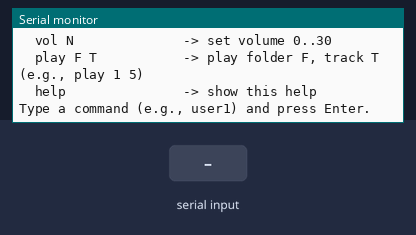
A sketch run on a simulated Arduino Uno, built with avr-gcc and run on an emulated ATmega328P. On the bench: the last lines printed to the serial monitor. The test bench sets the inputs (shaded band). The audio player accepts every command and is not drawn.

Above: at 1.7 s.
1.8 s: "user\n" received over Serial
At 2.6 s:
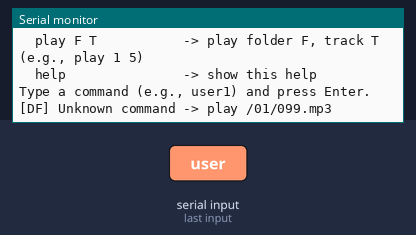
3.3 s: "list\n" received over Serial
At 4.4 s:
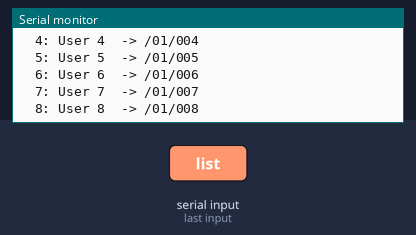
4.8 s: "vol\n" received over Serial
At 5.3 s:
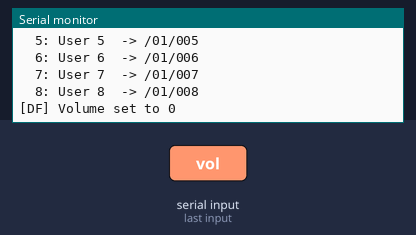
6.3 s: "play\n" received over Serial
At 7.3 s:
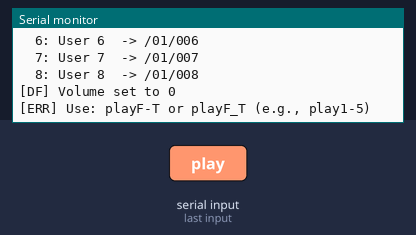

The sketch:

Test_Kia_ESP_UNO.ino
```cpp
/*
 * Test DFPlayer Mini by typing commands in Serial Monitor (Arduino UNO)
 * Wiring:
 *   DFPlayer: TX -> D10 (UNO RX),  RX -> D11 (UNO TX, via ~1k resistor), VCC=5V, GND=GND
 * microSD structure:
 *   /02/001.mp3, /02/002.mp3, /02/003.mp3   (welcome queue)
 *   /01/001.mp3 ... per user track
 *   /01/099.mp3                             (unknown)
 */

#include <SoftwareSerial.h>
#include <DFRobotDFPlayerMini.h>
#include <string.h>
#include <ctype.h>

// ---------- DFPlayer on SoftwareSerial ----------
#define DF_RX_PIN 10  // UNO receives from DFPlayer TX
#define DF_TX_PIN 11  // UNO sends to DFPlayer RX (put ~1k series resistor)

SoftwareSerial dfSerial(DF_RX_PIN, DF_TX_PIN); // RX, TX
DFRobotDFPlayerMini myDFPlayer;

// ---------- Users (name -> track) ----------
struct User {
  const char* name;   // e.g., "User 1"
  int folderNumber;   // keep for future (we use folder 1 when speaking user)
  int trackNumber;    // e.g., 1 -> /01/001.mp3
};
const User users[] = {
  {"User 1", 1, 1},
  {"User 2", 1, 2},
  {"User 3", 1, 3},
  {"User 4", 1, 4},
  {"User 5", 1, 5},
  {"User 6", 1, 6},
  {"User 7", 1, 7},
  {"User 8", 1, 8},
};
const int USER_COUNT = sizeof(users) / sizeof(users[0]);

// ---------- Simple queue (for welcome sequence) ----------
struct AudioFile { int folder; int track; };
AudioFile audioQueue[6];
int queueSize = 0;
int currentQueueIndex = 0;

enum QueueMode { QUEUE_NONE, QUEUE_WELCOME, QUEUE_USER };
QueueMode queueMode = QUEUE_NONE;

bool isPlaying = false;

// ---------- Serial line buffer ----------
char lineBuf[40];
byte lineLen = 0;

// ---------- Helpers ----------
void clearQueue() {
  queueSize = 0;
  currentQueueIndex = 0;
  queueMode = QUEUE_NONE;
}

void playNextInQueue() {
  if (currentQueueIndex < queueSize) {
    myDFPlayer.playFolder(audioQueue[currentQueueIndex].folder,
                          audioQueue[currentQueueIndex].track);
    isPlaying = true;
    currentQueueIndex++;
  } else {
    isPlaying = false;
    clearQueue();
    Serial.println(F("[INFO] Queue finished."));
  }
}

// normalize string: remove spaces, to-lower (in-place)
void normalize(char* s) {
  byte w = 0;
  for (byte r = 0; s[r]; r++) {
    char c = s[r];
    if (!isspace((unsigned char)c)) {
      lineBuf[w++] = tolower((unsigned char)c);
    }
  }
  lineBuf[w] = '\0';
}

// return index of user by normalized name "user1", "user2", ...
int userIndexFromNormalized(const char* norm) {
  // Accept forms: "user1" or "user01" etc.
  if (strncmp(norm, "user", 4) == 0) {
    int num = atoi(norm + 4);
    if (num >= 1 && num <= USER_COUNT) return num - 1;
  }
  // Also try exact normalized match of the stored names (remove spaces, lower)
  for (int i = 0; i < USER_COUNT; i++) {
    char tmp[16];
    strncpy(tmp, users[i].name, sizeof(tmp)-1);
    tmp[sizeof(tmp)-1] = '\0';
    // turn "User 1" -> "user1"
    for (byte j = 0; tmp[j]; j++) {
      tmp[j] = tolower((unsigned char)tmp[j]);
    }
    // strip spaces
    byte w = 0;
    for (byte j = 0; tmp[j]; j++) if (!isspace((unsigned char)tmp[j])) tmp[w++] = tmp[j];
    tmp[w] = '\0';
    if (strcmp(tmp, norm) == 0) return i;
  }
  return -1;
}

void printHelp() {
  Serial.println(F("\nCommands:"));
  Serial.println(F("  list                -> show users"));
  Serial.println(F("  user1 / user 1     -> speak User 1 (also user2..user8)"));
  Serial.println(F("  vol N              -> set volume 0..30"));
  Serial.println(F("  play F T           -> play folder F, track T (e.g., play 1 5)"));
  Serial.println(F("  help               -> show this help"));
}

void setup() {
  Serial.begin(115200);
  while (!Serial) {}

  dfSerial.begin(9600);
  Serial.println(F("Initializing DFPlayer ... (May take 3-5 seconds)"));
  if (!myDFPlayer.begin(dfSerial)) {
    Serial.println(F("Unable to begin:"));
    Serial.println(F("1.Please recheck the wiring!"));
    Serial.println(F("2.Please make sure you have a SD card and it's FAT32 formatted!"));
    while (true) { delay(10); }
  }
  Serial.println(F("DFPlayer Mini is online."));
  myDFPlayer.volume(25); // 0..30

  // Welcome queue: /02/001, /02/002, /02/003
  audioQueue[0] = {2, 1};
  audioQueue[1] = {2, 2};
  audioQueue[2] = {2, 3};
  queueSize = 3;
  currentQueueIndex = 0;
  queueMode = QUEUE_WELCOME;
  isPlaying = true;
  playNextInQueue();

  printHelp();
  Serial.println(F("\nType a command (e.g., user1) and press Enter."));
}

void loop() {
  // DFPlayer event
  if (myDFPlayer.available()) {
    uint8_t t = myDFPlayer.readType();
    if (t == DFPlayerPlayFinished) {
      Serial.println(F("[DF] Finished. Next..."));
      if (queueMode != QUEUE_NONE && queueSize > 0) {
        playNextInQueue();
      } else {
        isPlaying = false;
      }
    }
  }

  // Read one line from Serial (ending with \n or \r)
  while (Serial.available()) {
    char c = Serial.read();
    if (c == '\r') continue;
    if (c == '\n') {
      lineBuf[lineLen] = '\0';
      if (lineLen > 0) {
        // process command
        // make a copy to parse tokens
        char cmd[40];
        strncpy(cmd, lineBuf, sizeof(cmd)-1);
        cmd[sizeof(cmd)-1] = '\0';

        // normalized version without spaces, lowercase
        normalize(cmd); // result overwritten into lineBuf
        // lineBuf now contains normalized string (e.g., "user1")

        if (strcmp(lineBuf, "list") == 0) {
          Serial.println(F("Users:"));
          for (int i = 0; i < USER_COUNT; i++) {
            Serial.print(F("  "));
            Serial.print(i+1);
            Serial.print(F(": "));
            Serial.print(users[i].name);
            Serial.print(F("  -> /01/"));
            if (users[i].trackNumber < 10) Serial.print('0');
            if (users[i].trackNumber < 100) Serial.print('0');
            Serial.println(users[i].trackNumber);
          }
        }
        else if (strncmp(lineBuf, "vol", 3) == 0) {
          // original (non-normalized) line for number extraction
          int v = -1;
          // simple parse: look for integer in raw lineBuf? we normalized -> lost spaces.
          // Use the saved raw input in 'lineBuf' got normalized already; so use 'cmd' before normalize next time if needed.
          // Easiest: re-scan from original string in lineBuf? We overwrote. So read from 'lineLen' not possible.
          // Simpler approach: parse from Serial is more complex. We'll use a separate function soon.
          // For now, assume form "volN" e.g., "vol20"
          v = atoi(lineBuf + 3);
          if (v >= 0 && v <= 30) {
            myDFPlayer.volume(v);
            Serial.print(F("[DF] Volume set to ")); Serial.println(v);
          } else {
            Serial.println(F("[ERR] Use: vol0..vol30 (e.g., vol20)"));
          }
        }
        else if (strncmp(lineBuf, "play", 4) == 0) {
          // form: "playF T" -> normalized removed spaces -> e.g., "play15" (folder=1, track=5)
          // To keep it simple, accept "playF_T" like "play1_5" or "play1-5" too
          int F = -1, T = -1;
          // try patterns
          // 1) "play<folder><track>" with two digits each if needed (ambiguous) -> skip
          // 2) allow "play<folder>-<track>" or "play<folder>_<track>"
          char* p = lineBuf + 4;
          char* sep = strchr(p, '-');
          if (!sep) sep = strchr(p, '_');
          if (sep) {
            *sep = '\0';
            F = atoi(p);
            T = atoi(sep + 1);
          } else {
            // fallback: if string like "play15" meaning F=1 T=5
            if (strlen(p) == 2) { F = p[0]-'0'; T = p[1]-'0'; }
          }
          if (F > 0 && T > 0) {
            clearQueue();
            myDFPlayer.playFolder(F, T);
            isPlaying = true;
            Serial.print(F("[DF] playFolder(")); Serial.print(F); Serial.print(','); Serial.print(T); Serial.println(')');
          } else {
            Serial.println(F("[ERR] Use: playF-T or playF_T (e.g., play1-5)"));
          }
        }
        else if (strcmp(lineBuf, "help") == 0) {
          printHelp();
        }
        else {
          // try userN
          int idx = userIndexFromNormalized(lineBuf);
          if (idx >= 0) {
            clearQueue();
            // play user's track in folder 1
            myDFPlayer.playFolder(1, users[idx].trackNumber);
            isPlaying = true;
            Serial.print(F("[DF] Speaking ")); Serial.print(users[idx].name);
            Serial.print(F(" -> /01/"));
            Serial.println(users[idx].trackNumber);
          } else {
            // unknown
            clearQueue();
            myDFPlayer.playFolder(1, 99);
            isPlaying = true;
            Serial.println(F("[DF] Unknown command -> play /01/099.mp3"));
          }
        }

        // reset buffer
        lineLen = 0;
      }
    } else {
      if (lineLen < sizeof(lineBuf) - 1) {
        lineBuf[lineLen++] = c;
      }
    }
  }
}
```

Measured:
- after the input at 1.8 s, the serial monitor: prints a new line at once (image 1)
- after the input at 3.3 s, the serial monitor: prints a new line at once (image 2)
- after the input at 4.8 s, the serial monitor: prints a new line at once (image 3)
- after the input at 6.3 s, the serial monitor: prints a new line at once (image 4)
